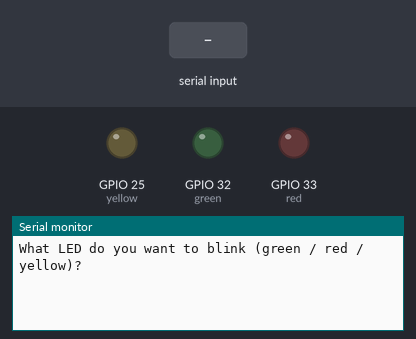
The sketch below on a simulated ESP32. Shown: output pins drawn as LEDs (lit = HIGH), the last lines printed to the serial monitor. Inputs (shaded band) come from the test bench.

Above: at 1.2 s.
1.3 s: "90,45\n" received over Serial
At 2.3 s:
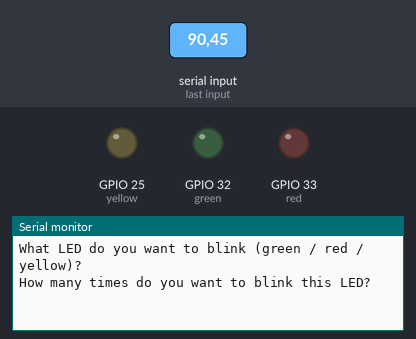
2.8 s: "30,150\n" received over Serial
At 3.4 s:
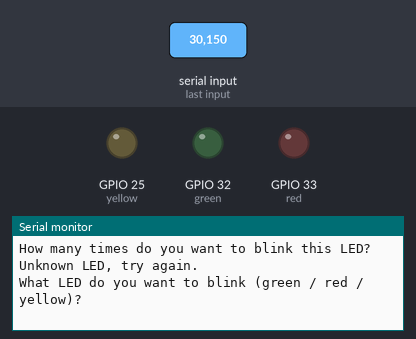

Measured:
- after the input at 1.3 s, the serial monitor: prints a new line at once (image 1)
- after the input at 2.8 s, the serial monitor: prints a new line at once (image 2)

The sketch:

12-ProcessingReadData.ino
```cpp
String const message1 = "What LED do you want to blink (green / red / yellow)?";
String const message2 = "How many times do you want to blink this LED?";
String answer1;
int answer2;

int const baudrate = 9600;

int green = 32;
int red = 33;
int yellow = 25;

struct LED {
  const char* name;
  int pin;
};

LED leds[] = {
  { "green", green },
  { "red", red },
  { "yellow", yellow }
};


void setup() {
  Serial.begin(baudrate);
  pinMode(green, OUTPUT);
  pinMode(red, OUTPUT);
  pinMode(yellow, OUTPUT);
}

void loop() {
  // Data 1
  Serial.println(message1);
  while (Serial.available() == 0) {}
  answer1 = Serial.readStringUntil('\n');
  answer1.trim();
  answer1.toLowerCase();

  // Data 2
  Serial.println(message2);
  while (Serial.available() == 0) {}
  answer2 = Serial.parseInt();

  // Discard the leftover '\n' / '\r' after the number
  while (Serial.available() > 0) {
    Serial.read();
  }

  bool found = false;

  for (const auto& led : leds) {
    if (answer1 == led.name) {
      blinker(led.pin, answer2, led.name);
      found = true;
      break;
    }
  }

  if (!found) {
    Serial.println("Unknown LED, try again.");
  }
}

void blinker(int pin, int times, String colour) {
  for (int i = 0; i < times; i++) {
    digitalWrite(pin, HIGH);
    Serial.printf("blink %s %d\n", colour.c_str(), i + 1);
    delay(500);
    digitalWrite(pin, LOW);
    delay(500);
  }
}
```
